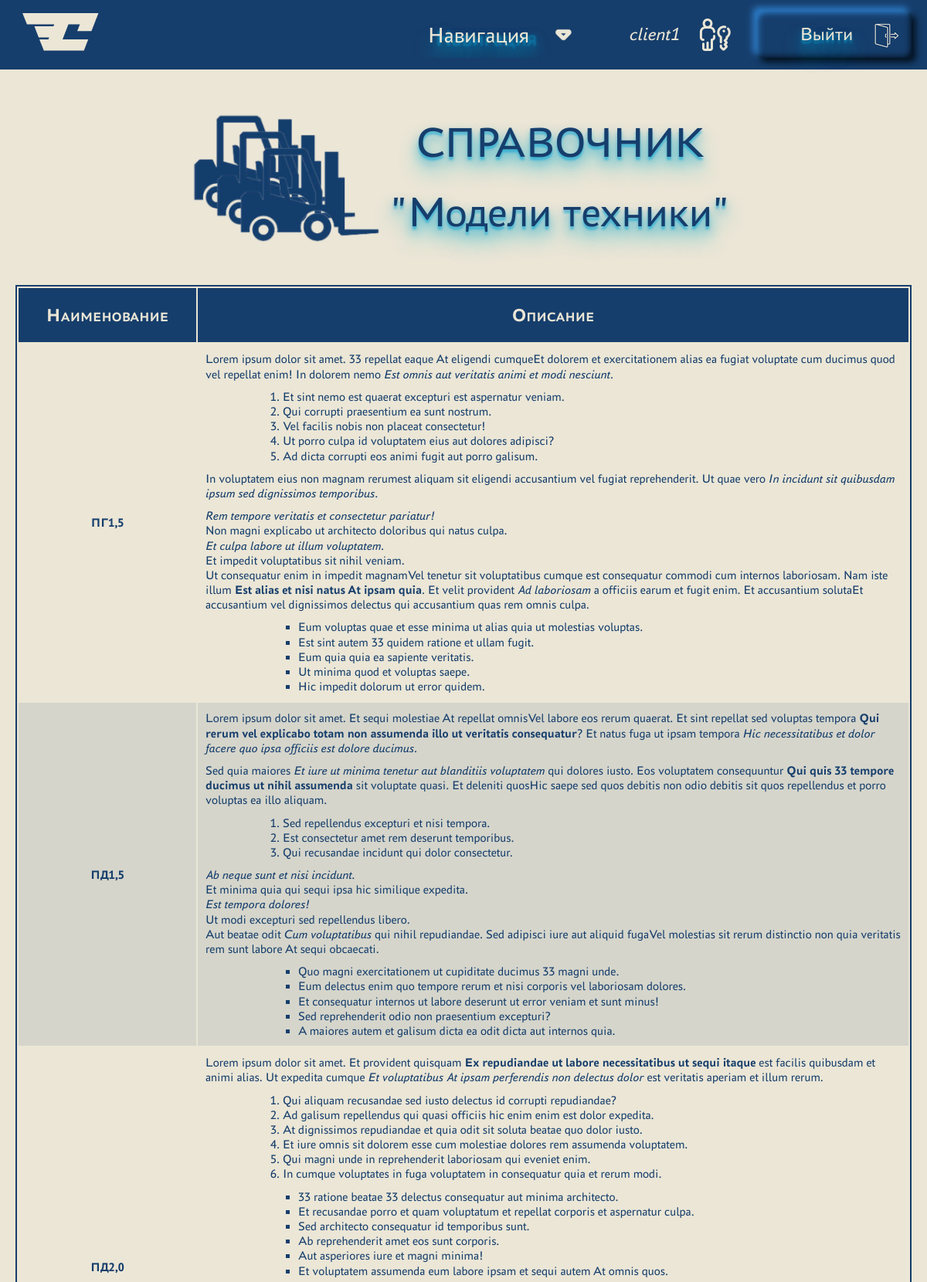
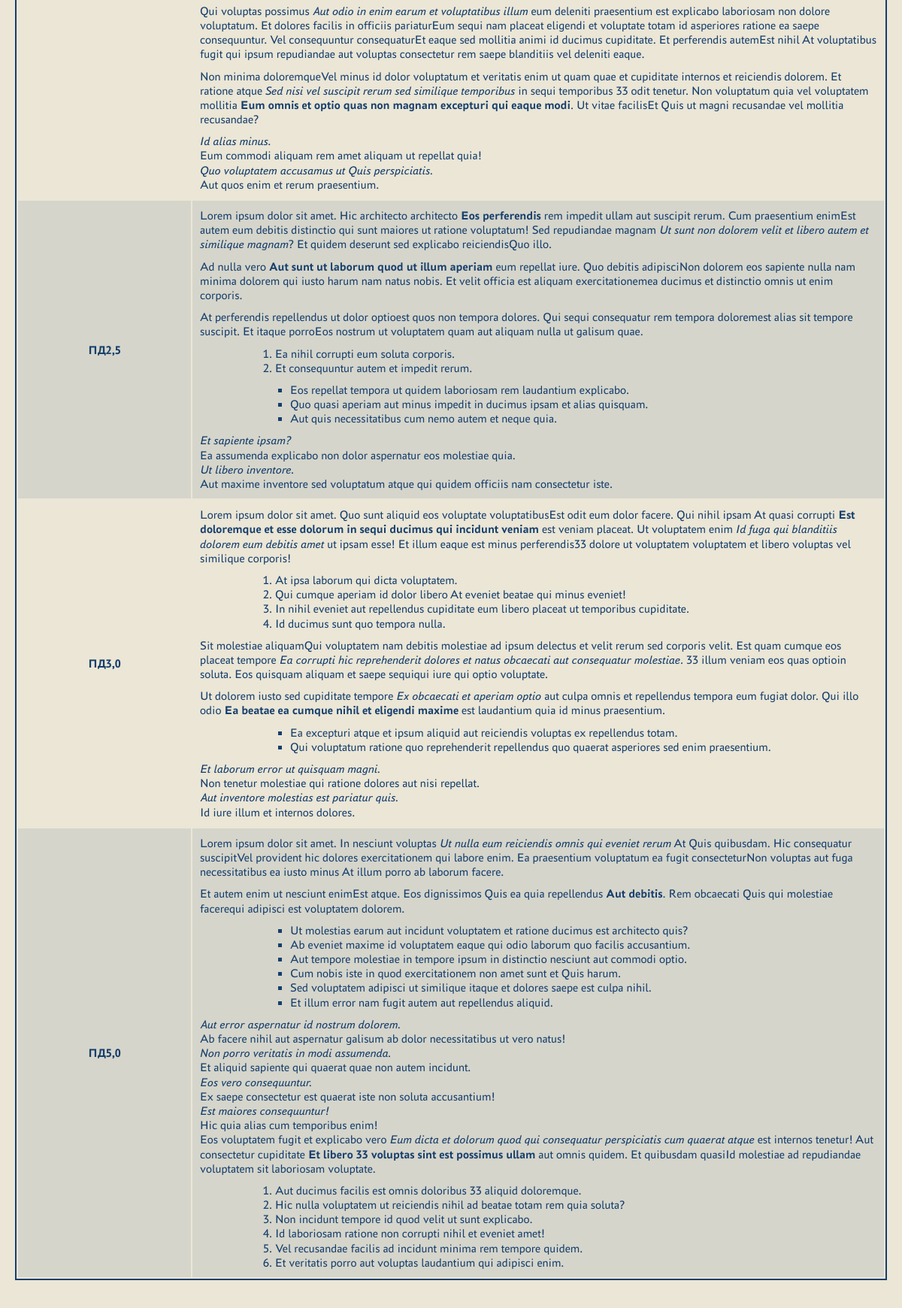
The app's page /directory_model_machines/ (signed in, upper part) with its own data (2 pictures, top to bottom).
### crm_app/models.py (models this page shows, shortened)
class ModelMachine(models.Model):
    name = models.CharField(max_length=255, verbose_name='Модель')
    description = models.TextField(verbose_name='Описание')
    class Meta:
        verbose_name = 'Модель техники'
        verbose_name_plural = '_СПРАВОЧНИК_Модели техники'

### crm_app/views.py (the view)
# urls.py: path('directory_model_machines/', DirectoryModelMachineList.as_view(),
class DirectoryModelMachineList(LoginRequiredMixin, DataMixin, ListView):
    queryset = ModelMachine.objects.order_by('name')
    template_name = 'crm_app/directoryModelMachineList.html'
    allow_empty = False
    def get_context_data(self, *, object_list=None, **kwargs):
        context = super().get_context_data(**kwargs)
        c_def = self.get_user_context(title='"Модели техники"')
        return dict(list(context.items()) + list(c_def.items()))

### crm_app/utilities.py (called while the page is built)
    def get_user_context(self, **kwargs):
        context = kwargs
        context['menu'] = menu
        context['machine_table_titles'] = machine_table_titles
        context['directories'] = directories
        return context

### crm_app/templates/crm_app/directoryModelMachineList.html (shortened to what this page needs)
{% extends 'crm_app/base.html' %} {% block content %}
<div class="container">
  <div class="directory-head">
    <div class="directory-head__image">
      <img
        src="../../static/crm_app/images/directories/machines.png"
        alt="icon of the machines"
      />
    </div>
    <div class="directory-head__title">СПРАВОЧНИК <br />{{ title }}</div>
  </div>
  <table class="directories">
    <thead>
      <tr class="directories__row">
        {% for d in directories %}
        <th class="directories__head">{{d}}</th>
        {% endfor %}
      </tr>
    </thead>
    <tbody>
      {% for object in object_list %}
      <tr class="directories__row">
        <td class="directories__col">{{object.name}}</td>
        {% autoescape off %}
        <td class="directories__col">{{object.description|linebreaks}}</td>
        {% endautoescape %}
      </tr>
      {% empty %}
      <div class="message">Список пуст</div>
      {% endfor %}
    </tbody>
  </table>
</div>
<div class="navigate-to">
</div>
{% endblock content %}

### crm_app/templates/crm_app/base.html (shortened to what this page needs)
<!DOCTYPE html>
<html lang="en">
  <head>
    {% load static %}
    <link
      type="text/css"
      rel="stylesheet"
      href="{% static 'crm_app/css/main_styles.css' %}"
    />
    <link
      type="text/css"
      rel="stylesheet"
      href="{% static 'members/css/styles.css' %}"
    />
  </head>
  <body>
    <div class="wrapper">
      <div class="header">
        <div class="header__top header__top--open">
          <div class="container">
            <div class="header__inner">
              <a class="header__logo" href="{% url 'about' %}">
              </a>
              <div class="header__drop">
                <div class="header__dropdown">
                  <button class="header__dropbtn">Навигация</button>
                </div>
              </div>
              <ul class="header__menu-list">
                {% if request.user.is_authenticated %}
                <li class="header__menu-user">{{ request.user }}</li>
                <a class="header__menu-item exit" href="{% url 'logout' %}"
                  >Выйти</a
                >
                {% else %}
                <a class="header__menu-item enter" href="{% url 'login' %}"
                  >Войти</a
                >
                {% endif %}
              </ul>
            </div>
          </div>
        </div>
      </div>
      <main>{% block content %} {% endblock content %}</main>
    </div>
  </body>
</html>

### records on screen
ModelMachine: name "ПГ1,5", description "Lorem ipsum dolor sit amet. 33 repellat eaque At eligendi cumqueEt dolorem et exercitationem alias ea fugiat voluptate cum ducimus quod vel repellat enim! In dolorem nemo Est omnis aut veritatis animi et modi nesciunt . Et sint nemo est quaerat excepturi est aspernatur veniam. Qui corrupti praesentium ea sunt nostrum. Vel facilis nobis non placeat consectetur! Ut porro culpa id voluptatem eius aut dolores adipisci? Ad dicta corrupti eos animi fugit aut porro galisum. In voluptatem eius non magnam rerumest aliquam sit eligendi accusantium vel fugiat reprehenderit. Ut quae vero In incidunt sit quibusdam ipsum sed dignissimos temporibus . Rem tempore veritatis et consectetur pariatur! Non…"
ModelMachine: name "ПД1,5", description "Lorem ipsum dolor sit amet. Et sequi molestiae At repellat omnisVel labore eos rerum quaerat. Et sint repellat sed voluptas tempora Qui rerum vel explicabo totam non assumenda illo ut veritatis consequatur ? Et natus fuga ut ipsam tempora Hic necessitatibus et dolor facere quo ipsa officiis est dolore ducimus . Sed quia maiores Et iure ut minima tenetur aut blanditiis voluptatem qui dolores iusto. Eos voluptatem consequuntur Qui quis 33 tempore ducimus ut nihil assumenda sit voluptate quasi. Et deleniti quosHic saepe sed quos debitis non odio debitis sit quos repellendus et porro voluptas ea illo aliquam. Sed repellendus excepturi et nisi tempora. Est consectetur amet rem deserunt…"
ModelMachine: name "ПД2,0", description "Lorem ipsum dolor sit amet. Et provident quisquam Ex repudiandae ut labore necessitatibus ut sequi itaque est facilis quibusdam et animi alias. Ut expedita cumque Et voluptatibus At ipsam perferendis non delectus dolor est veritatis aperiam et illum rerum. Qui aliquam recusandae sed iusto delectus id corrupti repudiandae? Ad galisum repellendus qui quasi officiis hic enim enim est dolor expedita. At dignissimos repudiandae et quia odit sit soluta beatae quo dolor iusto. Et iure omnis sit dolorem esse cum molestiae dolores rem assumenda voluptatem. Qui magni unde in reprehenderit laboriosam qui eveniet enim. In cumque voluptates in fuga voluptatem in consequatur quia et rerum modi. 33…"
ModelMachine: name "ПД2,5", description "Lorem ipsum dolor sit amet. Hic architecto architecto Eos perferendis rem impedit ullam aut suscipit rerum. Cum praesentium enimEst autem eum debitis distinctio qui sunt maiores ut ratione voluptatum! Sed repudiandae magnam Ut sunt non dolorem velit et libero autem et similique magnam ? Et quidem deserunt sed explicabo reiciendisQuo illo. Ad nulla vero Aut sunt ut laborum quod ut illum aperiam eum repellat iure. Quo debitis adipisciNon dolorem eos sapiente nulla nam minima dolorem qui iusto harum nam natus nobis. Et velit officia est aliquam exercitationemea ducimus et distinctio omnis ut enim corporis. At perferendis repellendus ut dolor optioest quos non tempora dolores. Qui sequi…"
ModelMachine: name "ПД3,0", description "Lorem ipsum dolor sit amet. Quo sunt aliquid eos voluptate voluptatibusEst odit eum dolor facere. Qui nihil ipsam At quasi corrupti Est doloremque et esse dolorum in sequi ducimus qui incidunt veniam est veniam placeat. Ut voluptatem enim Id fuga qui blanditiis dolorem eum debitis amet ut ipsam esse! Et illum eaque est minus perferendis33 dolore ut voluptatem voluptatem et libero voluptas vel similique corporis! At ipsa laborum qui dicta voluptatem. Qui cumque aperiam id dolor libero At eveniet beatae qui minus eveniet! In nihil eveniet aut repellendus cupiditate eum libero placeat ut temporibus cupiditate. Id ducimus sunt quo tempora nulla. Sit molestiae aliquamQui voluptatem nam debitis…"
ModelMachine: name "ПД5,0", description "Lorem ipsum dolor sit amet. In nesciunt voluptas Ut nulla eum reiciendis omnis qui eveniet rerum At Quis quibusdam. Hic consequatur suscipitVel provident hic dolores exercitationem qui labore enim. Ea praesentium voluptatum ea fugit consecteturNon voluptas aut fuga necessitatibus ea iusto minus At illum porro ab laborum facere. Et autem enim ut nesciunt enimEst atque. Eos dignissimos Quis ea quia repellendus Aut debitis . Rem obcaecati Quis qui molestiae facerequi adipisci est voluptatem dolorem. Ut molestias earum aut incidunt voluptatem et ratione ducimus est architecto quis? Ab eveniet maxime id voluptatem eaque qui odio laborum quo facilis accusantium. Aut tempore molestiae in tempore…"

### other values on screen
{{ request.user }} "client1"
{{ title }} "\"Модели техники\""
{{ d }} "Наименование" "Описание"
